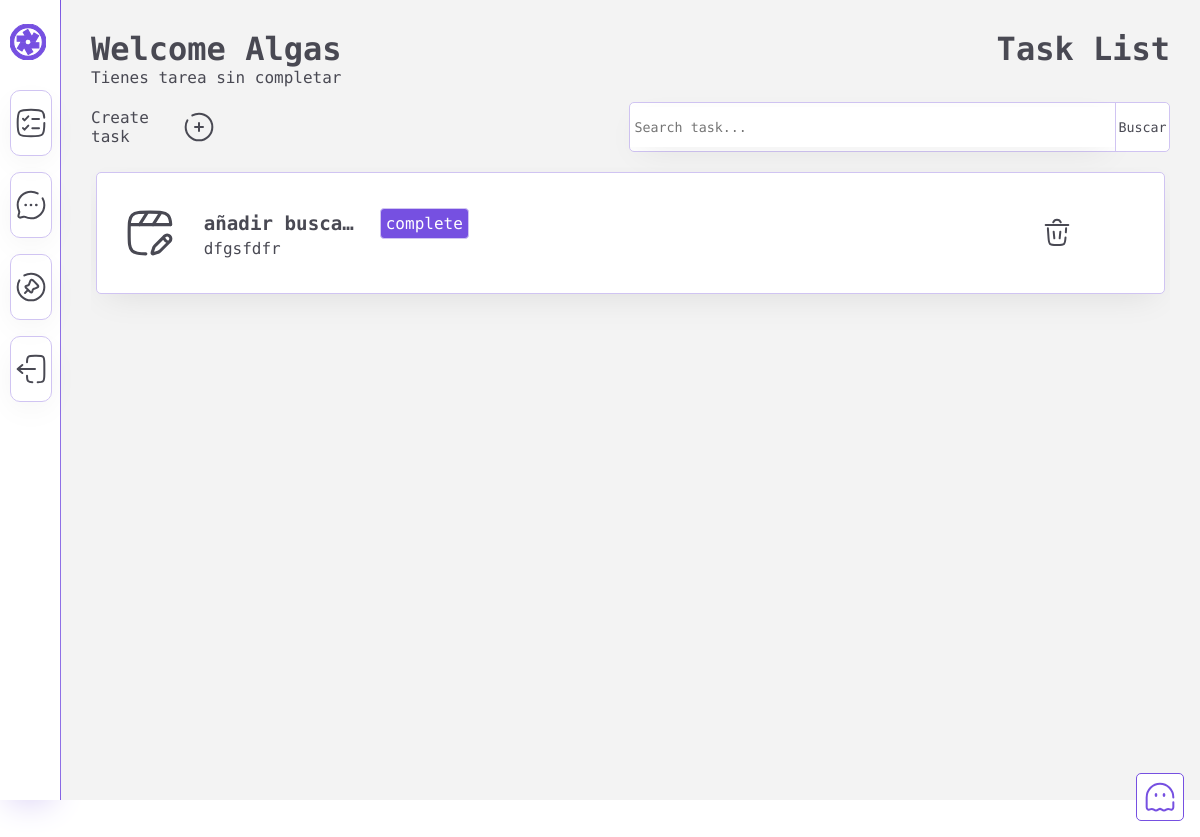
Page / (signed in) on the earlier database version.
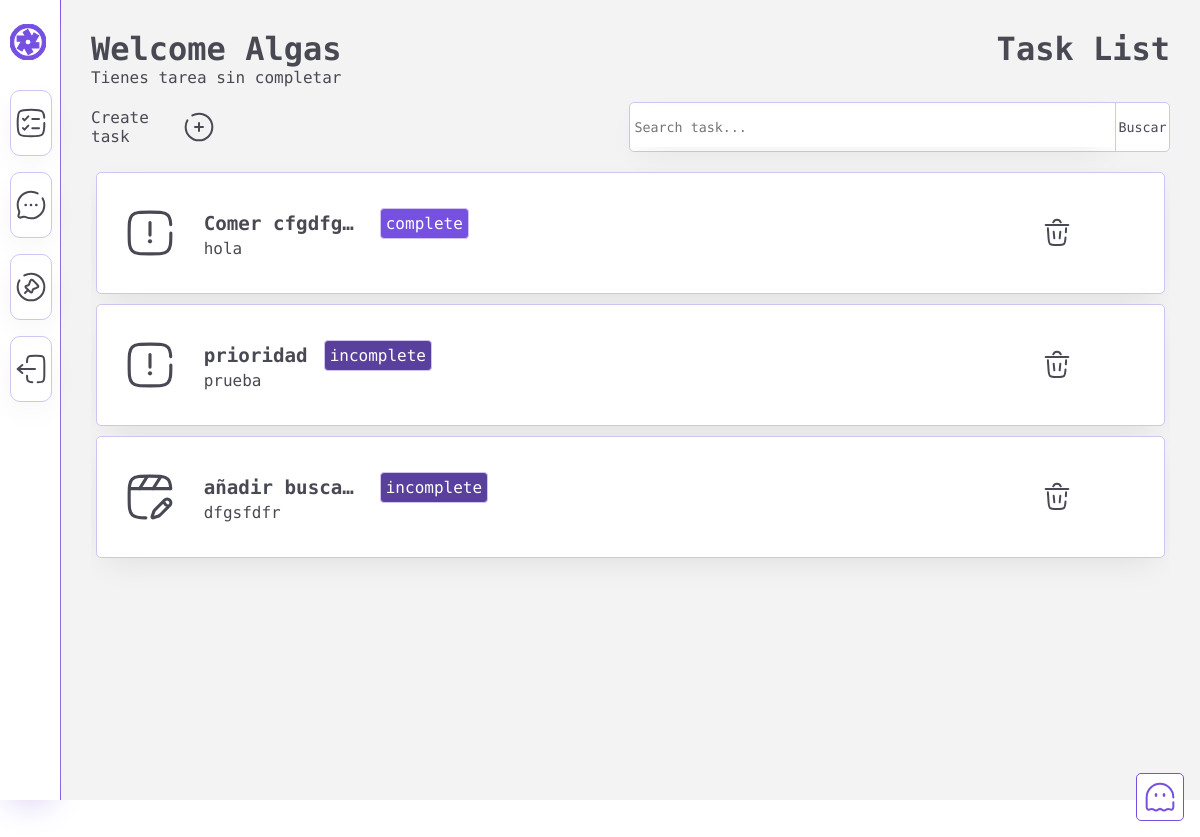
Same page on the later database version.
### taskmanager/models.py (models this page shows, shortened)
class Task(models.Model):
    user = models.ForeignKey(User,
                             on_delete=models.CASCADE,
                                null=True,
                                blank=True)
    subject = models.CharField(max_length=100)
    description = models.CharField(max_length=200)
    completed= models.BooleanField(default=False)
    priority= models.BooleanField(default=False)
    class Meta:
        ordering=['completed']

### taskmanager/views.py (the view)
# urls.py: path("", views.index, name="index"),
@login_required
def index(request):
    user_tasks = Task.objects.filter(user=request.user)
    db_data = Task.objects.all()
    context = {
        "db_data": user_tasks[::-1],
        "update": None
    }
    return render(request, "TaskManager/index.html", context)

### Templates/TaskManager/index.html (shortened to what this page needs)
{% extends 'Layout/layout.html'%} {% block content %}
{% load static %}
<section class="container">
    <div class="containerPage">
        <div class="homeTop">
            <div class="homeWelcome">
                <div class="welcome">
                    <h1>Welcome {{ request.user|title }}</h1>
                    <p>Tienes {{ count }} tarea{{ count|pluralize }} sin completar</p>
                </div>
                <h1>Task List</h1>
            </div>
            <form method="get" action="{% url 'search' %}">
                <div class="containerAdd">
                    <label>Create task</label>
                    <button class="addTask mas-button" type="button">
                        <img class="icon-svg" src='{% static "img/add.svg" %}' alt="">
                    </button>
                </div>
                <div class="containerSearch">
                    <input class="inputSearch" type="text" name="query" placeholder="Search task..."/>
                    <button type="submit">Buscar</button>
                </div>
            </form>
        </div>
        <section class="taskContainer">
            {% for data in db_data %}
            <article>
                <a href="{% url 'update_form' data.id %}" class="containerArticle">
                    <div class="iconArticle">
                        {% if data.priority %}
                        <img width="50px" height="50px" src='{% static "img/priority.svg" %}' alt="">
                        {% else %}
                        <img width="50px" height="50px" src='{% static "img/notpriority.svg" %}' alt="">
                        {% endif %}
                    </div>
                    <div class="titleDescriptionArticle">
                        <div class="titleState">
                            <div class="title">
                                <h5>{{ data.subject }}</h5>
                            </div>
                            <div class="state">
                                {% if data.completed %}
                                <p class="complete">complete</p>
                                {% else %}
                                <p class="incomplete">incomplete</p>
                                {% endif %}
                            </div>
                        </div>
                        <div class="description">
                            <p>{{ data.description }}</p>
                        </div>
                    </div>
                </a>
                <div class="btnsArticle">
                    <a href="{% url 'delete' data.id %}"><img class="icon-svg" src='{% static "img/delete.svg" %}' alt=""></a>
                </div>
            </article>
            {% endfor %}
        </section>
        <button class="btnChatBot" type="button" name="m1234" id="m1234">
            <img class="icon-svg" src='{% static "img/ghost-out.svg" %}' alt="">
        </button>
    </div>
</section>
{% endblock content %}

Differences in the rows shown:
added Task: priority True (drawn), subject "Comer cfgdfg…", completed "complete", description "hola"
added Task: priority True (drawn), subject "prioridad", completed "incomplete", description "prueba"
changed Task "dfgsfdfr": completed "complete" → "incomplete"
